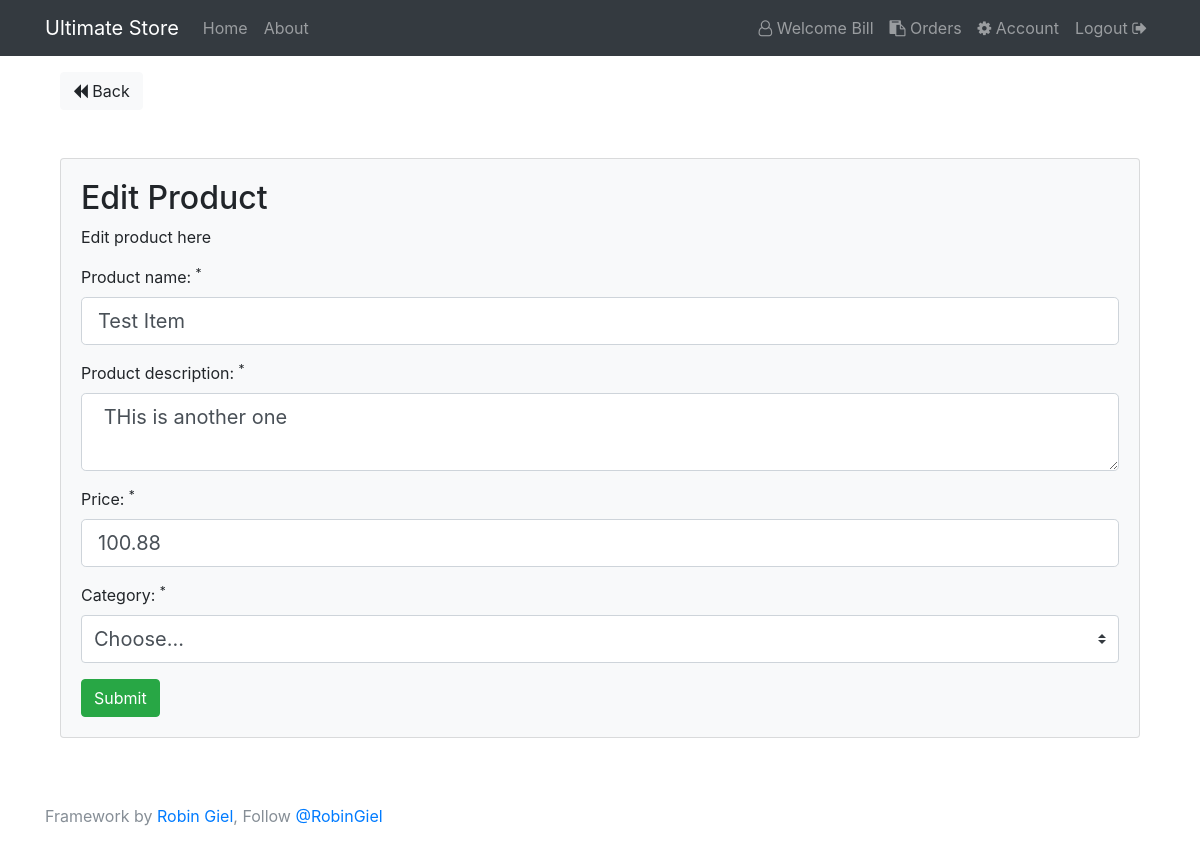
The app's page /products/edit/32 (signed in) with its own data.
### tables this page shows
CREATE TABLE `users` (
  `id` int(11) NOT NULL,
  `name` varchar(255) NOT NULL,
  `email` varchar(255) NOT NULL,
  `password` varchar(255) NOT NULL,
  `created_at` datetime NOT NULL DEFAULT CURRENT_TIMESTAMP,
  `role` varchar(255) NOT NULL
);

CREATE TABLE `products` (
  `id` int(11) NOT NULL,
  `name` varchar(255) NOT NULL,
  `description` varchar(255) NOT NULL,
  `category` int(11) NOT NULL,
  `price` double(10,2) NOT NULL,
  `img` varchar(255) NOT NULL,
  `user_id` int(11) NOT NULL
);

### app/controllers/Products.php (called while the page is built, shortened)
<?php
    class Products extends Controller {
        public function __construct(){
            $this->productModel = $this->model('Product');
            $this->userModel = $this->model('User');
            $this->categoryModel = $this->model('Category');
        }
        public function edit($id){
            if($_SERVER['REQUEST_METHOD'] == 'POST'){
                $_POST = filter_input_array(INPUT_POST, FILTER_SANITIZE_STRING);
                $data = [
                'id' => $id,
                'name' => trim($_POST['name']),
                'description' => trim($_POST['description']),
                'category' => trim($_POST['category']),
                'price' => trim($_POST['price']),
                'img' => $_FILES['img']['name'],
                'user_id' => $_SESSION['user_id'],
                'name_err' => '',
                'description_err' => '',
                'category_err' => '',
                'price_err' => '',
                'img_error' => ''
            ];
            if(empty($data['name'])){
                $data['name_err'] = 'Please enter product name';
            }
            if(empty($data['category'])){
                $data['category_err'] = 'Please choose category';
            }
            if(empty($data['description'])){
                $data['description_err'] = 'Please enter description text';
            }
            if(empty($data['price'])){
                $data['price_err'] = 'Please enter price';
            }
            if(empty($data['img'])){
                $data['img_error'] = 'Please upload an image';
            }
            if(empty($data['name_err']) && empty($data['category_err']) && empty($data['description_err']) && empty($data['price_err'])){
                if($this->productModel->updateProduct($data)){
                    flash('post_message', 'Product Updated');
                    redirect('products');
                } else{
                    die('something went wrong');
                }
            }  else {
                $this->view('products/edit', $data);
            }
        } else {
            $product = $this->productModel->getProductById($id);
            $category = $this->categoryModel->getCategory();
            $data = [
                'id' => $id,
                'name' => $product->name,
                'description' => $product->description,
                'category' => $category,
                'price' => $product->price
            ];
        }
        $this->view('products/edit', $data);
    }
}

### app/libraries/Core.php (called while the page is built, shortened)
<?php
class Core{
    protected $currentMethod = 'index';
    public function __construct(){
        $url = $this->getUrl();
        if(file_exists('../app/controllers/' . ucwords($url[0]).'.php')){
            unset($url[0]);
        }
        $this->currentController =  new $this->currentController;
        if(isset($url[1])){
            if(method_exists($this->currentController, $url[1])){
                $this->currentMethod = $url[1];
                unset($url[1]);
            }
        }
        $this->params = $url ? array_values($url) : [];
        call_user_func_array([$this->currentController, $this->currentMethod], $this->params);
    }
    public function getUrl(){
        if(isset($_GET['url'])){
            $url = trim($_GET['url'], '/');
            $url = filter_var($url, FILTER_SANITIZE_URL);
            $url = explode('/', $url);
            return $url;
        }
    }
}

### public/index.php (called while the page is built, shortened)
<?php
$init = new Core;

### app/libraries/Database.php (called while the page is built, shortened)
<?php
    class Database {
        private $host = DB_HOST;
        private $user = DB_USER;
        private $pass = DB_PASS;
        private $dbname = DB_NAME;
        private $dbh;
        private $stmt;
        public function __construct(){
            $dsn = 'mysql:host=' . $this->host . ';dbname=' . $this->dbname;
            $options = array(
                PDO::ATTR_PERSISTENT => true,
                PDO::ATTR_ERRMODE => PDO::ERRMODE_EXCEPTION
            );
            try{
                $this->dbh = new PDO($dsn, $this->user, $this->pass, $options);
            } catch(PDOException $e){
                $this->error = $e->getMessage();
                echo $this->error;
            }
        }
        public function query($sql){
            $this->stmt = $this->dbh->prepare($sql);
        }
        public function bind($param, $value, $type = null){
            if(is_null($type)){
                switch (true){
                    default:
                    $type = PDO::PARAM_STR;
                }
            }
            $this->stmt->bindValue($param, $value, $type);
        }
        public function execute(){
            return $this->stmt->execute();
        }
        public function single(){
            $this->execute();
            return $this->stmt->fetch(PDO::FETCH_OBJ);
        }
    }

### app/models/User.php (called while the page is built, shortened)
<?php
    class User {
        private $db;
        public function __construct(){
            $this->db = new Database;
        }
         public function getUserById($id){
            $this->db->query('SELECT * FROM users WHERE id = :id');
            $this->db->bind(':id', $id);
            $row = $this->db->single();
            return $row;
        }
    }

### app/models/Product.php (called while the page is built, shortened)
<?php
    class Product{
        private $db;
        public function __construct(){
            $this->db = new Database;
        }
        public function getProductById($id){
            $this->db->query('SELECT * FROM products WHERE id = :id');
            $this->db->bind(':id', $id);
            $row = $this->db->single();
            return $row;
        }
    }

### app/views/products/edit.php (the view, shortened to what this page needs)
<?php require APPROOT . '/views/inc/header.php'; ?>
    <a href="<?php echo URLROOT; ?>/products" class="btn btn-light"><i class="fa fa-backward"></i> Back</a>
    <div class="card card-body bg-light mt-5">
        <h2>Edit Product</h2>
        <p>Edit product here </p>
        <form enctype="multipart/form-data" action="<?php echo URLROOT; ?>/products/edit/ <?php echo $data['id']; ?>" method="post">
        <div class="form-group">
            <label for="name">Product name: <sup>*</sup></label>
            <input type="text" name="name" class="form-control form-control-lg
            <?php echo(!empty($data['name_err'])) ? 'is-invalid' : ''; ?>" value="<?php echo $data['name']; ?>">
        </div>
        <div class="form-group">
            <label for="description">Product description: <sup>*</sup></label>
            <textarea name="description" class="form-control form-control-lg
            <?php echo(!empty($data['description_err'])) ? 'is-invalid' : ''; ?>"> <?php echo $data['description']; ?></textarea>
        </div>
        <div class="form-group">
            <label for="price">Price: <sup>*</sup></label>
             <input type="number" min="0" step="0.01" data-number-to-fixed="2" data-number-stepfactor="100" name="price" class="form-control form-control-lg
            <?php echo(!empty($data['price_err'])) ? 'is-invalid' : ''; ?>" value="<?php echo $data['price']; ?>">
        </div>
        <div class="form-group">
            <label for="category">Category: <sup>*</sup></label>
      <select name="category" class="custom-select mr-sm-2 form-control form-control-lg <?php echo(!empty($data['category_err'])) ? 'is-invalid' : ''; ?>" id="inlineFormCustomSelect">
        <option selected>Choose...</option>
      </select>
        </div>
        <input type="submit" class="btn btn-success" value="Submit">
        </form>
    </div>
<?php require APPROOT . '/views/inc/footer.php'; ?>

### app/views/inc/navbar.php (shortened to what this page needs)
<header>
<nav class="navbar navbar-expand-lg navbar-dark bg-dark mb-3">
    <div class="container">
      <a class="navbar-brand" href="<?php echo URLROOT; ?>/pages/index"><?php echo SITENAME; ?></a>
      <div class="collapse navbar-collapse" id="navbarsExampleDefault">
        <ul class="navbar-nav mr-auto">
          <li class="nav-item">
            <a class="nav-link" href="<?php echo URLROOT; ?>/pages/index">Home</a>
          </li>
          <li class="nav-item">
            <a class="nav-link" href="<?php echo URLROOT; ?>/pages/about">About</a>
          </li>
        </ul>
        <ul class="navbar-nav ml-auto">
         <?php
         if(isset($_SESSION['user_id']) && $_SESSION['user_role'] === 'medewerker' ) : ?>
          <li class="nav-item">
            <a class="nav-link" href="#"><i class="fa fa-user-o" aria-hidden="true"></i> Welcome <?php  $id = $_SESSION['user_id'];
            $user = $this->userModel->getUserById($id); echo $user->name; ?></a>
          </li>
          <li class="nav-item">
            <a class="nav-link" href="<?php echo URLROOT; ?>/orders"><i class="fa fa-clipboard" aria-hidden="true"></i> Orders</a>
          </li>
          <li class="nav-item">
            <a class="nav-link" href="<?php echo URLROOT; ?>/accounts"><i class="fa fa-cog" aria-hidden="true"></i> Account</a>
          </li>
          <li class="nav-item">
            <a class="nav-link" href="<?php echo URLROOT; ?>/users/logout">Logout <i class="fa fa-sign-out" aria-hidden="true"></i></a>
          </li>
        <?php endif; ?>
        </ul>
      </div>
    </div>
</nav>
</header>

### records on screen
users: name "Bill"
products: name "Test Item", description "THis is another one", price "100.88"

### other values on screen
SITENAME "Ultimate Store"
